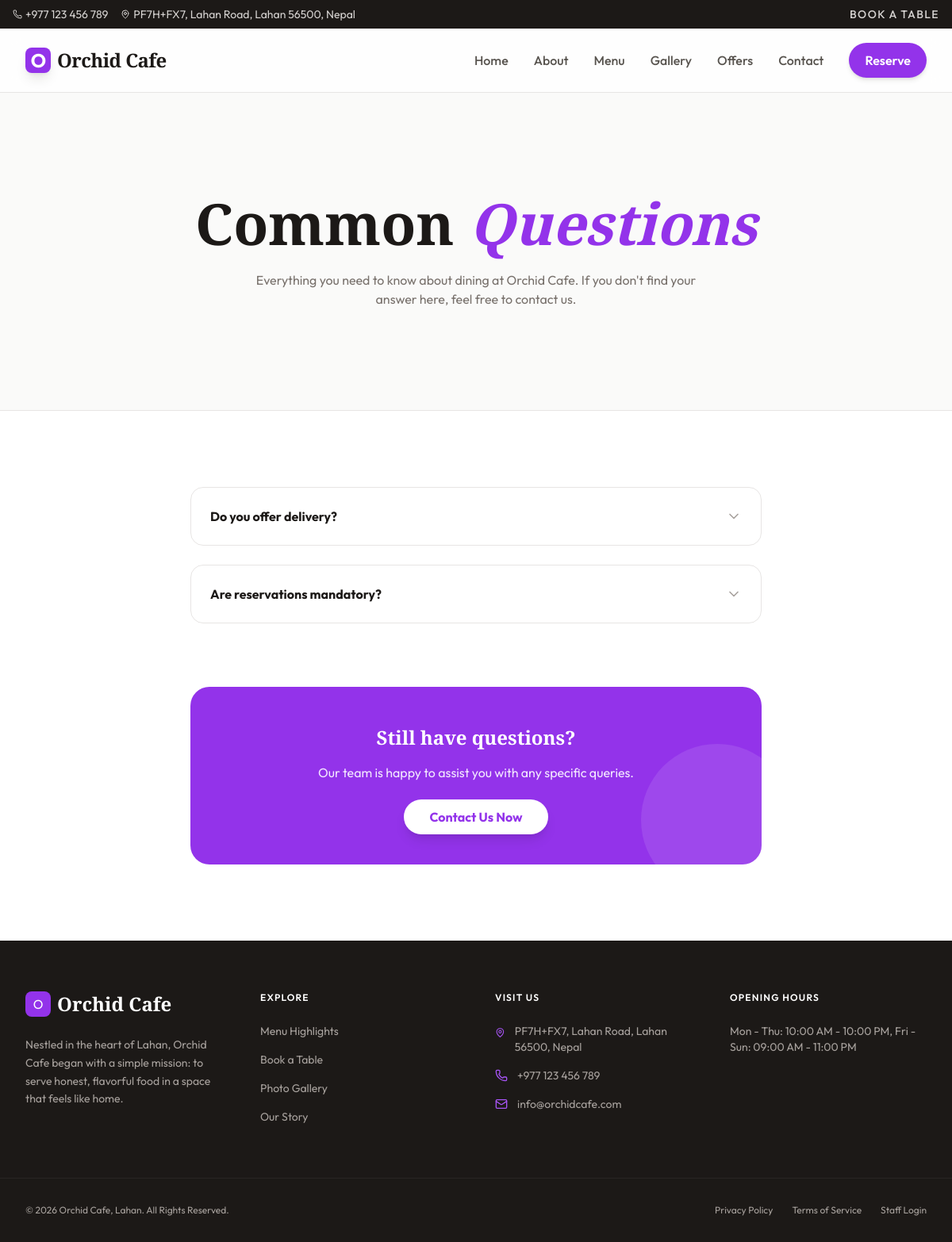
The app's page /faq.php with its own data.
### tables this page shows
CREATE TABLE `faqs` (
  `id` int(11) NOT NULL AUTO_INCREMENT,
  `question` text NOT NULL,
  `answer` text NOT NULL,
  `sort_order` int(11) DEFAULT 0,
  `status` enum('active','inactive') DEFAULT 'active',
  PRIMARY KEY (`id`)
);

### includes/functions.php (called while the page is built, shortened)
<?php
function h($string) {
    return htmlspecialchars($string ?? '', ENT_QUOTES, 'UTF-8');
}
function getFAQs($pdo) {
    try {
        $stmt = $pdo->query("SELECT * FROM faqs WHERE status = 'active' ORDER BY sort_order ASC");
        return $stmt->fetchAll();
    } catch (PDOException $e) {
        error_log("Error fetching FAQs: " . $e->getMessage());
        return [];
    }
}

### faq.php (the view, shortened to what this page needs)
<?php
require_once 'includes/header.php';
$faqs = getFaqs($pdo);
?>
<section class="bg-stone-50 py-32 border-b border-stone-200">
    <div class="max-w-7xl mx-auto px-4 text-center">
        <h1 class="text-5xl md:text-7xl font-bold text-stone-900 mb-6">Common <span class="serif italic text-purple-600">Questions</span></h1>
        <p class="text-stone-500 max-w-xl mx-auto">Everything you need to know about dining at Orchid Cafe. If you don't find your answer here, feel free to contact us.</p>
    </div>
</section>
<section class="py-24 bg-white">
    <div class="max-w-3xl mx-auto px-4 sm:px-6">
        <div class="space-y-6">
            <?php foreach ($faqs as $index => $faq): ?>
            <div class="border border-stone-200 rounded-2xl overflow-hidden group">
                <button class="w-full flex items-center justify-between p-6 text-left hover:bg-stone-50 transition" onclick="toggleFaq(<?php echo $index; ?>)">
                    <span class="font-bold text-stone-900"><?php echo h($faq['question']); ?></span>
                    <i data-lucide="chevron-down" class="w-5 h-5 text-stone-400 transition-transform duration-300" id="faq-icon-<?php echo $index; ?>"></i>
                </button>
            </div>
            <?php endforeach; ?>
        </div>
        <div class="mt-20 p-12 bg-purple-600 rounded-3xl text-center text-white relative overflow-hidden">
            <div class="relative z-10">
                <h3 class="text-2xl font-bold mb-4">Still have questions?</h3>
                <p class="text-purple-100 mb-8">Our team is happy to assist you with any specific queries.</p>
                <a href="contact.php" class="bg-white text-purple-600 px-8 py-3 rounded-full font-bold hover:bg-stone-100 transition shadow-lg">Contact Us Now</a>
            </div>
            <div class="absolute -bottom-10 -right-10 w-48 h-48 bg-white/10 rounded-full"></div>
        </div>
    </div>
</section>
<?php require_once 'includes/footer.php'; ?>

### includes/header.php (style rules this page uses)
:root { --brand-primary: #8B5CF6; --brand-dark: #1F2937; }
body { font-family: 'Outfit', sans-serif; }
h1, h2, h3, .serif { font-family: 'Playfair Display', serif; }

### records on screen
faqs: question "Do you offer delivery?"
faqs: question "Are reservations mandatory?"

### other values on screen
$settings['phone'] "+977 123 456 789"
$settings['address'] "PF7H+FX7, Lahan Road, Lahan 56500, Nepal"
$settings['business_name'] "Orchid Cafe"
$settings['footer_about'] "Nestled in the heart of Lahan, Orchid Cafe began with a simple mission: to serve honest, flavorful food in a space that feels like home."
$settings['email'] "info@orchidcafe.com"
$settings['opening_hours_text'] "Mon - Thu: 10:00 AM - 10:00 PM, Fri - Sun: 09:00 AM - 11:00 PM"
